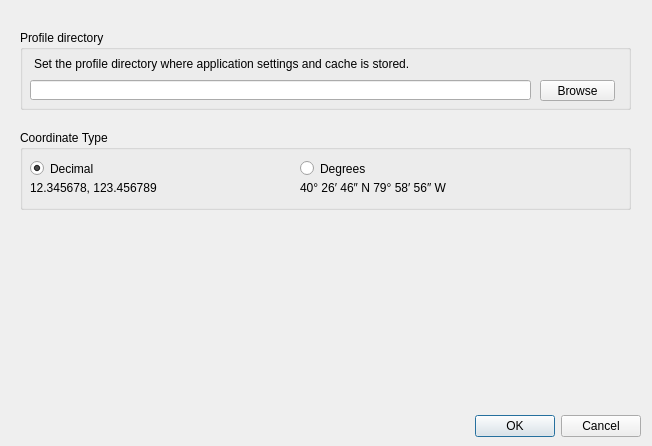
<?xml version="1.0" encoding="UTF-8"?>
<ui version="4.0">
 <class>Preferences</class>
 <widget class="QDialog" name="Preferences">
  <property name="geometry">
   <rect>
    <x>0</x>
    <y>0</y>
    <width>652</width>
    <height>446</height>
   </rect>
  </property>
  <property name="windowTitle">
   <string>Preferences</string>
  </property>
  <property name="modal">
   <bool>true</bool>
  </property>
  <widget class="QDialogButtonBox" name="buttonBox">
   <property name="geometry">
    <rect>
     <x>300</x>
     <y>410</y>
     <width>341</width>
     <height>32</height>
    </rect>
   </property>
   <property name="orientation">
    <enum>Qt::Horizontal</enum>
   </property>
   <property name="standardButtons">
    <set>QDialogButtonBox::Cancel|QDialogButtonBox::Ok</set>
   </property>
  </widget>
  <widget class="QGroupBox" name="grpDataDirectory">
   <property name="geometry">
    <rect>
     <x>20</x>
     <y>30</y>
     <width>611</width>
     <height>80</height>
    </rect>
   </property>
   <property name="title">
    <string>Profile directory</string>
   </property>
   <widget class="QPushButton" name="btnBrowseProfileDir">
    <property name="geometry">
     <rect>
      <x>520</x>
      <y>50</y>
      <width>75</width>
      <height>21</height>
     </rect>
    </property>
    <property name="text">
     <string>Browse</string>
    </property>
   </widget>
   <widget class="QLineEdit" name="_txtProfileDirectory">
    <property name="geometry">
     <rect>
      <x>10</x>
      <y>50</y>
      <width>501</width>
      <height>20</height>
     </rect>
    </property>
    <property name="cursor">
     <cursorShape>ArrowCursor</cursorShape>
    </property>
    <property name="clearButtonEnabled">
     <bool>false</bool>
    </property>
   </widget>
   <widget class="QLabel" name="label">
    <property name="geometry">
     <rect>
      <x>14</x>
      <y>26</y>
      <width>491</width>
      <height>16</height>
     </rect>
    </property>
    <property name="text">
     <string>Set the profile directory where application settings and cache is stored.</string>
    </property>
   </widget>
   <zorder>btnBrowseProfileDir</zorder>
   <zorder>_txtProfileDirectory</zorder>
   <zorder>_txtProfileDirectory</zorder>
   <zorder>label</zorder>
  </widget>
  <widget class="QGroupBox" name="grpCoordinateType">
   <property name="geometry">
    <rect>
     <x>20</x>
     <y>130</y>
     <width>611</width>
     <height>80</height>
    </rect>
   </property>
   <property name="title">
    <string>Coordinate Type</string>
   </property>
   <widget class="QRadioButton" name="rdoDecimal">
    <property name="geometry">
     <rect>
      <x>10</x>
      <y>30</y>
      <width>82</width>
      <height>17</height>
     </rect>
    </property>
    <property name="text">
     <string>Decimal</string>
    </property>
    <property name="checked">
     <bool>true</bool>
    </property>
   </widget>
   <widget class="QRadioButton" name="rdoDegrees">
    <property name="geometry">
     <rect>
      <x>280</x>
      <y>30</y>
      <width>82</width>
      <height>17</height>
     </rect>
    </property>
    <property name="text">
     <string>Degrees</string>
    </property>
    <property name="checked">
     <bool>false</bool>
    </property>
   </widget>
   <widget class="QLabel" name="label_2">
    <property name="geometry">
     <rect>
      <x>10</x>
      <y>50</y>
      <width>161</width>
      <height>16</height>
     </rect>
    </property>
    <property name="text">
     <string>12.345678, 123.456789</string>
    </property>
   </widget>
   <widget class="QLabel" name="label_3">
    <property name="geometry">
     <rect>
      <x>280</x>
      <y>50</y>
      <width>161</width>
      <height>16</height>
     </rect>
    </property>
    <property name="text">
     <string>40° 26′ 46″ N 79° 58′ 56″ W</string>
    </property>
   </widget>
  </widget>
 </widget>
 <resources/>
 <connections>
  <connection>
   <sender>buttonBox</sender>
   <signal>accepted()</signal>
   <receiver>Preferences</receiver>
   <slot>accept()</slot>
   <hints>
    <hint type="sourcelabel">
     <x>248</x>
     <y>254</y>
    </hint>
    <hint type="destinationlabel">
     <x>157</x>
     <y>274</y>
    </hint>
   </hints>
  </connection>
  <connection>
   <sender>buttonBox</sender>
   <signal>rejected()</signal>
   <receiver>Preferences</receiver>
   <slot>reject()</slot>
   <hints>
    <hint type="sourcelabel">
     <x>316</x>
     <y>260</y>
    </hint>
    <hint type="destinationlabel">
     <x>286</x>
     <y>274</y>
    </hint>
   </hints>
  </connection>
  <connection>
   <sender>btnBrowseProfileDir</sender>
   <signal>clicked()</signal>
   <receiver>Preferences</receiver>
   <slot>browseProfileDirectory()</slot>
   <hints>
    <hint type="sourcelabel">
     <x>577</x>
     <y>85</y>
    </hint>
    <hint type="destinationlabel">
     <x>325</x>
     <y>222</y>
    </hint>
   </hints>
  </connection>
 </connections>
 <slots>
  <slot>browseProfileDirectory()</slot>
 </slots>
</ui>
